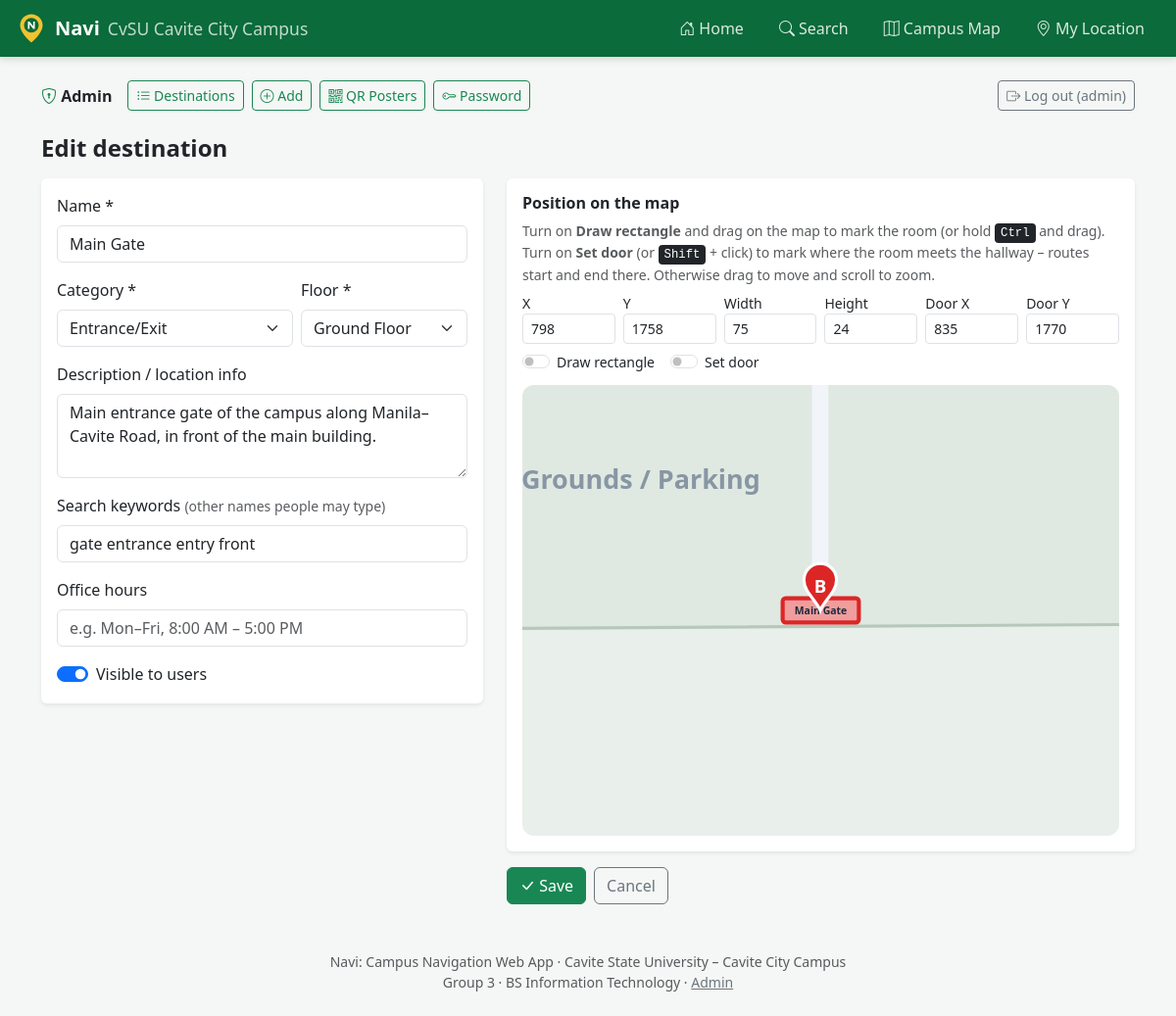
/admin/form.php?id=1 (signed in), run on the app's committed database.
### tables this page shows
CREATE TABLE destinations (
  id           INT UNSIGNED AUTO_INCREMENT PRIMARY KEY,
  name         VARCHAR(120) NOT NULL,
  category     VARCHAR(40)  NOT NULL,
  floor        TINYINT UNSIGNED NOT NULL DEFAULT 1,
  description  TEXT NULL,
  keywords     VARCHAR(255) NULL,
  office_hours VARCHAR(120) NULL,
  x            SMALLINT NOT NULL,
  y            SMALLINT NOT NULL,
  w            SMALLINT NOT NULL,
  h            SMALLINT NOT NULL,
  door_x       SMALLINT NULL,
  door_y       SMALLINT NULL,
  is_active    TINYINT(1) NOT NULL DEFAULT 1,
  created_at   TIMESTAMP NOT NULL DEFAULT CURRENT_TIMESTAMP,
  updated_at   TIMESTAMP NOT NULL DEFAULT CURRENT_TIMESTAMP ON UPDATE CURRENT_TIMESTAMP,
  INDEX idx_floor (floor),
  INDEX idx_category (category)
);

### includes/db.php (called while the page is built, shortened)
<?php
function db(): PDO
{
    static $pdo = null;
    if ($pdo === null) {
        $dsn = 'mysql:host=' . DB_HOST . ';dbname=' . DB_NAME . ';charset=utf8mb4';
        $pdo = new PDO($dsn, DB_USER, DB_PASS, [
            PDO::ATTR_ERRMODE            => PDO::ERRMODE_EXCEPTION,
            PDO::ATTR_DEFAULT_FETCH_MODE => PDO::FETCH_ASSOC,
            PDO::ATTR_EMULATE_PREPARES   => false,
        ]);
    }
    return $pdo;
}
function e(?string $text): string
{
    return htmlspecialchars((string) $text, ENT_QUOTES, 'UTF-8');
}
function navi_categories(): array
{
    return [
        'Office'        => ['#2563eb', 'bi-briefcase'],
        'Classroom'     => ['#16a34a', 'bi-easel'],
        'Laboratory'    => ['#9333ea', 'bi-pc-display'],
        'Department'    => ['#0891b2', 'bi-people'],
        'Facility'      => ['#ea580c', 'bi-building'],
        'Restroom'      => ['#64748b', 'bi-badge-wc'],
        'Entrance/Exit' => ['#dc2626', 'bi-door-open'],
    ];
}

### admin/form.php (the view, shortened to what this page needs)
<?php
require_once __DIR__ . '/auth.php';
$id = (int) ($_GET['id'] ?? $_POST['id'] ?? 0);
$d = ['name' => '', 'category' => 'Classroom', 'floor' => 1, 'description' => '', 'keywords' => '', 'office_hours' => '',
      'x' => 600, 'y' => 1000, 'w' => 80, 'h' => 80, 'door_x' => '', 'door_y' => '', 'is_active' => 1];
if ($id && $_SERVER['REQUEST_METHOD'] !== 'POST') {
    $stmt = db()->prepare('SELECT * FROM destinations WHERE id = ?');
    $stmt->execute([$id]);
    $d = $stmt->fetch() ?: exit('Destination not found.');
}
require __DIR__ . '/../includes/header.php';
?>
<div class="container py-4">
    <h1 class="h4 fw-bold mb-3"><?= $id ? 'Edit' : 'Add' ?> destination</h1>
    <form method="post" class="row g-4" id="destForm">
        <div class="col-lg-5">
            <div class="card border-0 shadow-sm"><div class="card-body">
                <div class="mb-3">
                    <label class="form-label">Name *</label>
                    <input name="name" class="form-control" required maxlength="120" value="<?= e($d['name']) ?>">
                </div>
                <div class="row g-2 mb-3">
                    <div class="col-7">
                        <label class="form-label">Category *</label>
                        <select name="category" class="form-select">
                            <?php foreach (navi_categories() as $c => $_): ?>
                                <option <?= $d['category'] === $c ? 'selected' : '' ?>><?= e($c) ?></option>
                            <?php endforeach; ?>
                        </select>
                    </div>
                    <div class="col-5">
                        <label class="form-label">Floor *</label>
                        <select name="floor" class="form-select" id="floorField">
                            <option value="1" <?= (int) $d['floor'] === 1 ? 'selected' : '' ?>>Ground Floor</option>
                        </select>
                    </div>
                </div>
                <div class="mb-3">
                    <label class="form-label">Description / location info</label>
                    <textarea name="description" class="form-control" rows="3"><?= e($d['description']) ?></textarea>
                </div>
                <div class="mb-3">
                    <label class="form-label">Search keywords <small class="text-body-secondary">(other names people may type)</small></label>
                    <input name="keywords" class="form-control" maxlength="255" value="<?= e($d['keywords']) ?>" placeholder="e.g. cr toilet restroom">
                </div>
                <div class="mb-3">
                    <label class="form-label">Office hours</label>
                    <input name="office_hours" class="form-control" maxlength="120" value="<?= e($d['office_hours']) ?>" placeholder="e.g. Mon–Fri, 8:00 AM – 5:00 PM">
                </div>
                <div class="form-check form-switch">
                    <input class="form-check-input" type="checkbox" name="is_active" id="isActive" <?= $d['is_active'] ? 'checked' : '' ?>>
                    <label class="form-check-label" for="isActive">Visible to users</label>
                </div>
            </div></div>
        </div>
        <div class="col-lg-7">
            <div class="card border-0 shadow-sm"><div class="card-body">
                <h2 class="h6 fw-bold">Position on the map</h2>
                <p class="small text-body-secondary mb-2">
                    Turn on <strong>Draw rectangle</strong> and drag on the map to mark the room (or hold <kbd>Ctrl</kbd> and drag).
                    Turn on <strong>Set door</strong> (or <kbd>Shift</kbd> + click) to mark where the room meets the hallway – routes start and end there.
                    Otherwise drag to move and scroll to zoom.
                </p>
                <div class="row g-2 mb-2 small">
                    <?php foreach (['x' => 'X', 'y' => 'Y', 'w' => 'Width', 'h' => 'Height', 'door_x' => 'Door X', 'door_y' => 'Door Y'] as $k => $label): ?>
                        <div class="col-4 col-md-2">
                            <label class="form-label mb-0"><?= $label ?></label>
                            <input name="<?= $k ?>" id="f_<?= $k ?>" class="form-control form-control-sm" inputmode="numeric" value="<?= e((string) $d[$k]) ?>" <?= in_array($k, ['x', 'y', 'w', 'h']) ? 'required' : '' ?>>
                        </div>
                    <?php endforeach; ?>
                </div>
                <div class="d-flex flex-wrap gap-3 mb-2 small">
                    <div class="form-check form-switch">
                        <input class="form-check-input" type="checkbox" id="drawMode">
                        <label class="form-check-label" for="drawMode">Draw rectangle</label>
                    </div>
                    <div class="form-check form-switch">
                        <input class="form-check-input" type="checkbox" id="doorMode">
                        <label class="form-check-label" for="doorMode">Set door</label>
                    </div>
                </div>
                <svg id="previewSvg" class="floor-svg preview-svg"></svg>
            </div></div>
            <div class="d-flex gap-2 mt-3">
                <button class="btn btn-success"><i class="bi bi-check-lg"></i> Save</button>
                <a href="index.php" class="btn btn-outline-secondary">Cancel</a>
            </div>
        </div>
    </form>
</div>
<?php require __DIR__ . '/../includes/footer.php'; ?>

### assets/css/style.css (style rules this page uses)
:root { --navi-green: #0b6b3a; --navi-green-dark: #08502b; --navi-gold: #f2c230; --navi-bg: #f4f7f5; --bottom-nav-h: 64px; --bs-link-color-rgb: 11, 107, 58; --bs-link-hover-color-rgb: 8, 80, 43; }
body { background: var(--navi-bg); min-height: 100vh; display: flex; flex-direction: column; }
.floor-svg { width: 100%; height: 100%; display: block; touch-action: none; cursor: grab; user-select: none; -webkit-user-select: none; }
.preview-svg { height: 460px; background: #e9efeb; border-radius: .75rem; }

### data on the page
destinations: name "Main Gate", floor "Ground Floor", description "Main entrance gate of the campus along Manila–Cavite Road, in front of the main building.", keywords "gate entrance entry front", is_active "☑", x "798", y "1758", w "75", h "24", door_x "835", door_y "1770"

### other printed values
$label "Home"
$label "Search"
$label "Campus Map"
$label "My Location"
$label "Destinations"
$label "Add"
$label "QR Posters"
$label "Password"
$_SESSION['admin_user'] "admin"
$label "X"
$label "Y"
$label "Width"
$label "Height"
$label "Door X"
$label "Door Y"
